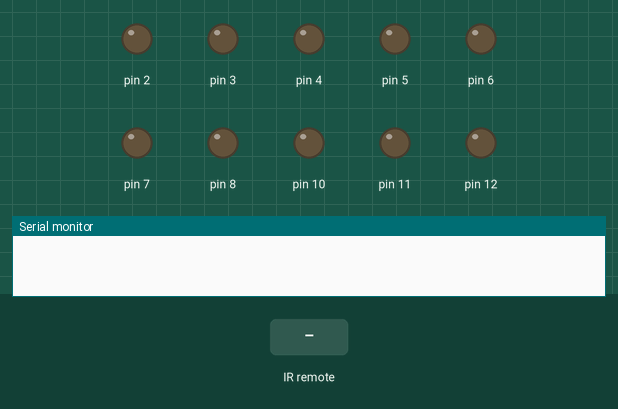
Recording of a sketch running on a simulated Arduino Uno, built with avr-gcc and run on an emulated ATmega328P. Shown: output pins drawn as LEDs (lit = HIGH), the last lines printed to the serial monitor. The inputs (shaded band) are chosen by the test bench.

Above: at 1.2 s.
1.3 s: infrared code 0xB847FF00 received
At 1.42 s:
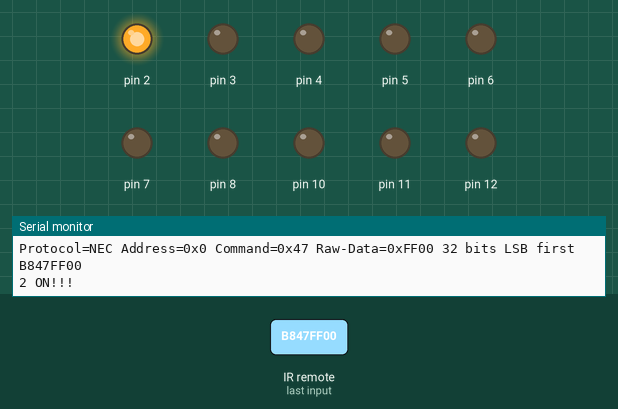
3.0 s: infrared code 0xBC43FF00 received
At 3.12 s:
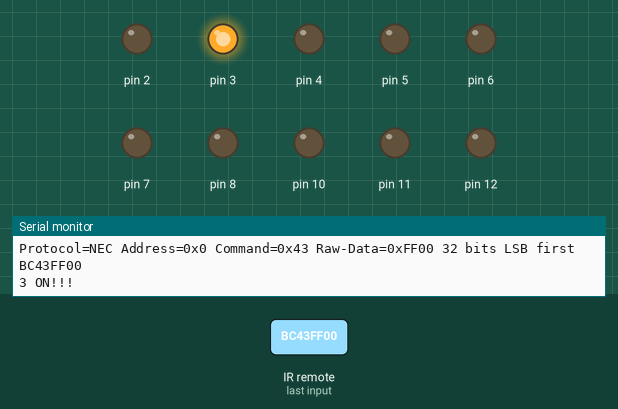
4.7 s: infrared code 0xEA15FF00 received
At 4.81 s:
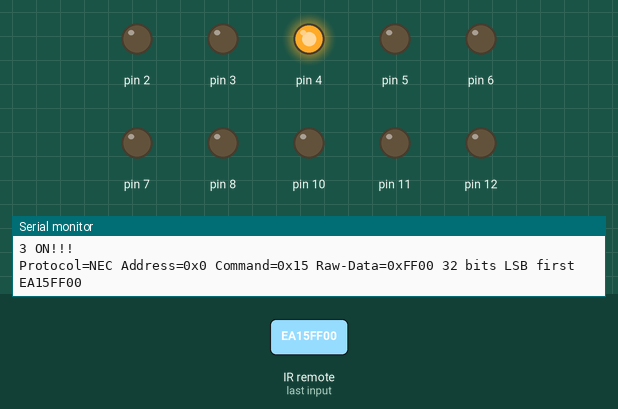
6.4 s: infrared code 0xBB44FF00 received
At 6.51 s:
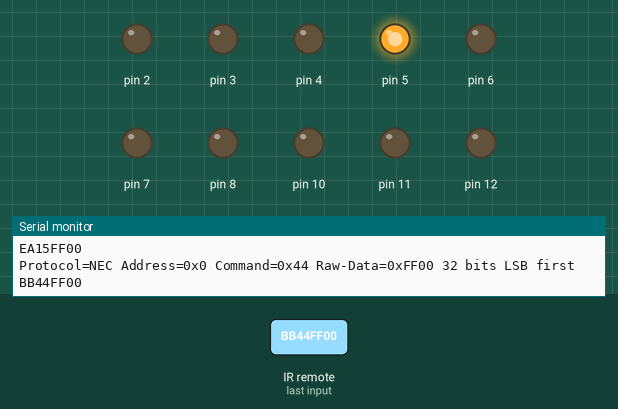
8.1 s: infrared code 0xBF40FF00 received
At 8.21 s:
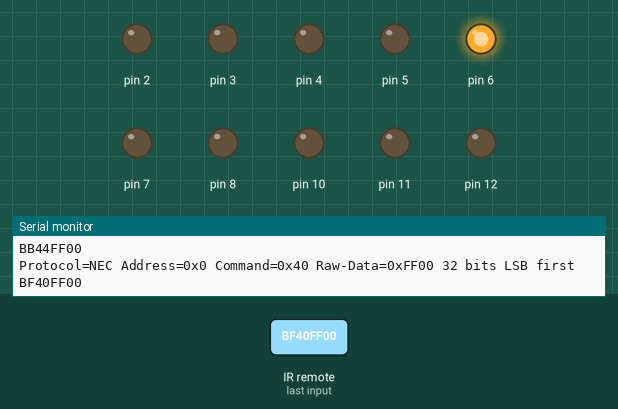
9.8 s: infrared code 0xF807FF00 received
At 9.91 s:
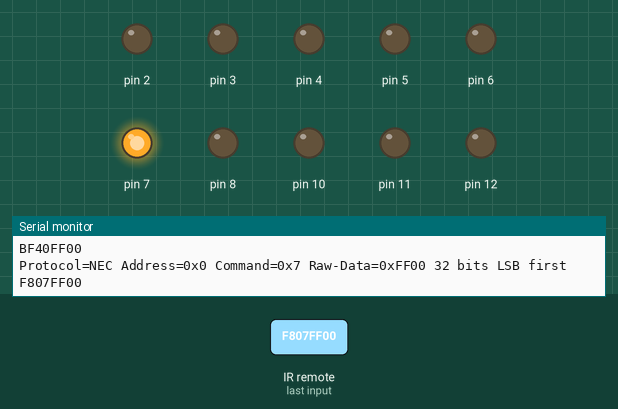
Timing chart, 0 to 12.5 s (numbered marks = the images above; inputs shaded):
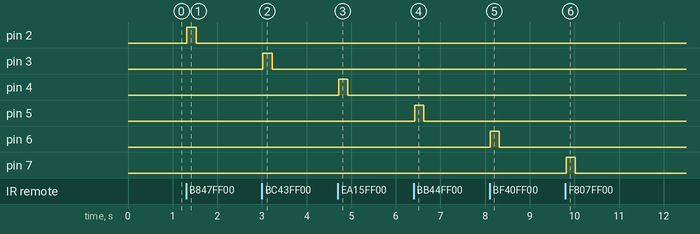

Measured:
- after the input at 1.3 s, pin 2: LOW → HIGH at once, → LOW 0.21 s later
- after the input at 3.0 s, pin 3: LOW → HIGH at once, → LOW 0.21 s later
- after the input at 4.7 s, pin 4: LOW → HIGH at once, → LOW 0.20 s later
- after the input at 6.4 s, pin 5: LOW → HIGH at once, → LOW 0.20 s later
- after the input at 8.1 s, pin 6: LOW → HIGH at once, → LOW 0.20 s later
- after the input at 9.8 s, pin 7: LOW → HIGH at once, → LOW 0.20 s later

The sketch:

ir.ino
```cpp
#include <IRremote.h>

int receiverPin = 9;
//int ledPin = 12;

void setup() {
  Serial.begin(9600);
  IrReceiver.begin(receiverPin, true);
//  pinMode(ledPin, OUTPUT);
  pinMode(2, OUTPUT);
  pinMode(3, OUTPUT);
  pinMode(4, OUTPUT);
  pinMode(5, OUTPUT);
  pinMode(6, OUTPUT);
  pinMode(7, OUTPUT);
  pinMode(8, OUTPUT);
  pinMode(10, OUTPUT);
  pinMode(11, OUTPUT);
  pinMode(12, OUTPUT);
}

void loop() {
  if (IrReceiver.decode()) {

//    if (int code == NULL) {
//      int code = IrReceiver.decodedIRData.decodedRawData;
//    }


    IrReceiver.printIRResultShort(&Serial);
    Serial.println(IrReceiver.decodedIRData.decodedRawData, HEX);
//    int value = IrReceiver.decodedIRData.decodedRawData;
//    Serial.println(value);

//    Serial.println(IrReceiver.decodedIRData.decodedRawData);
//    digitalWrite(ledPin, HIGH);


    if (IrReceiver.decodedIRData.decodedRawData == 0xB847FF00) {
      digitalWrite(2, HIGH);
      Serial.println("2 ON!!!");
      delay(200);
      digitalWrite(2, LOW);
    }

    if (IrReceiver.decodedIRData.decodedRawData == 0xBC43FF00) {
      digitalWrite(3, HIGH);
      Serial.println("3 ON!!!");
      delay(200);
      digitalWrite(3, LOW);
    }

    if (IrReceiver.decodedIRData.decodedRawData == 0xEA15FF00) {
      digitalWrite(4, HIGH);
      delay(200);
      digitalWrite(4, LOW);
    }

    if (IrReceiver.decodedIRData.decodedRawData == 0xBB44FF00) {
      digitalWrite(5, HIGH);
      delay(200);
      digitalWrite(5, LOW);
    }

    if (IrReceiver.decodedIRData.decodedRawData == 0xBF40FF00) {
      digitalWrite(6, HIGH);
      delay(200);
      digitalWrite(6, LOW);
    }

    if (IrReceiver.decodedIRData.decodedRawData == 0xF807FF00) {
      digitalWrite(7, HIGH);
      delay(200);
      digitalWrite(7, LOW);
    }

    if (IrReceiver.decodedIRData.decodedRawData == 0xF30CFF00) {
      digitalWrite(8, HIGH);
      delay(200);
      digitalWrite(8, LOW);
    }

    if (IrReceiver.decodedIRData.decodedRawData == 0xF708FF00) {
      digitalWrite(10, HIGH);
      delay(200);
      digitalWrite(10, LOW);
    }

    if (IrReceiver.decodedIRData.decodedRawData == 0xE718FF00) {
      digitalWrite(11, HIGH);
      delay(200);
      digitalWrite(11, LOW);
    }

    if (IrReceiver.decodedIRData.decodedRawData == 0xE31CFF00) {
      digitalWrite(12, HIGH);
      delay(200);
      digitalWrite(12, LOW);
    }

//    if (int code == IrReceiver.decodedIRData.decodedRawData) {
      IrReceiver.resume();
//    }

    delay(100);
  }
}
```
